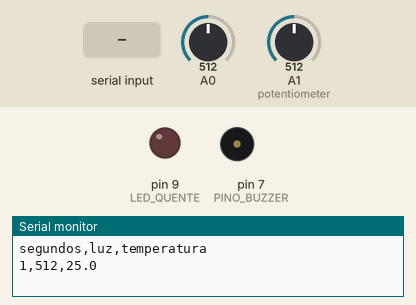
This sketch was run on a simulated Arduino Uno, built with avr-gcc and run on an emulated ATmega328P. On the bench: output pins drawn as LEDs (lit = HIGH), buzzer (waves = sounding), the last lines printed to the serial monitor. The test bench sets the inputs (shaded band); at power-on: A1 (potentiometer) = 512, A0 = 512.

Above: at 1.2 s.
1.3 s: "LIMITE ,45\n" received over Serial
At 2.8 s:
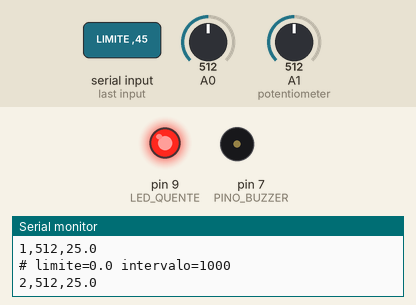
5.5 s: A1 (potentiometer) set to 0
At 7.2 s:
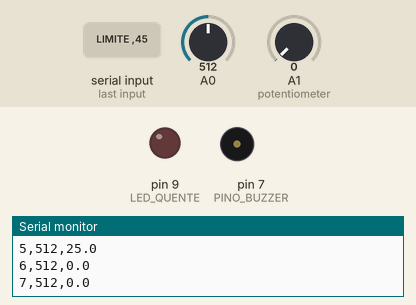
7.5 s: A1 (potentiometer) set to 122
At 8.8 s:
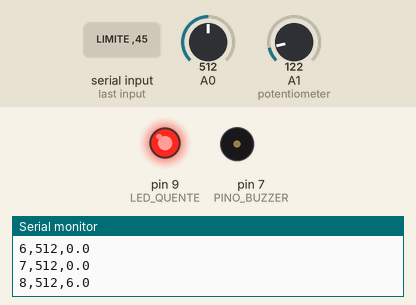
11.7 s: "INTERVALO ,45\n" received over Serial
15.9 s: "LIMITE 90\n" received over Serial
At 17.1 s:
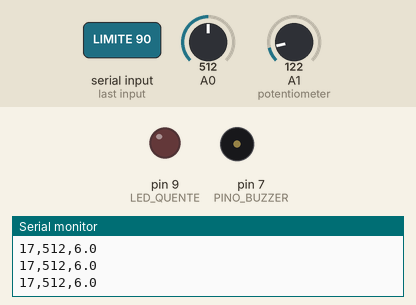
Timing chart, 0 to 18.4 s (numbered marks = the images above; inputs shaded):
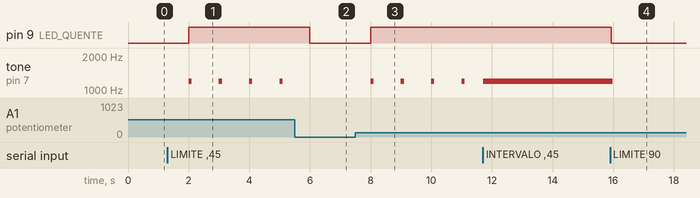

The sketch:

aula34_nivel3.ino
```cpp
// Aula 34 – Nível 3: Estação com comandos e struct
// Comandos: LIMITE n (temperatura de alarme), INTERVALO ms, STATUS
#include <Arduino.h>                            // funções do Arduino (pinMode, digitalWrite, delay...)
#define LED_QUENTE 9                            // LED de alarme de calor no pino 9
#define PINO_BUZZER 7                           // buzzer no pino 7

struct Config {                                 // configuração ajustável por comando
  float limite;                                 // declara limite (float)
  unsigned long intervalo;                      // declara intervalo (unsigned long)
};

Config cfg = {35.0, 1000};                      // limite 35 °C, uma medição por segundo
unsigned long ultimo = 0;                       // instante da última medição

void comandos() {                               // trata os comandos do Monitor Serial
  if (Serial.available() == 0) return;          // nada chegou: sai da função
  String linha = Serial.readStringUntil('\n');   // lê a linha até o Enter
  linha.trim();                                 // tira espaços e \r das pontas
  linha.toUpperCase();                          // aceita maiúsculas e minúsculas
  if (linha.startsWith("LIMITE ")) cfg.limite = linha.substring(7).toFloat();   // LIMITE n: novo limite de temperatura
  else if (linha.startsWith("INTERVALO ")) cfg.intervalo = linha.substring(10).toInt();   // INTERVALO ms: novo intervalo
  Serial.print("# limite="); Serial.print(cfg.limite, 1);   // envia o texto ao Monitor Serial
  Serial.print(" intervalo="); Serial.println(cfg.intervalo);   // envia o texto ao Monitor Serial
}

void setup() {                                  // roda uma vez, quando a placa liga
  pinMode(LED_QUENTE, OUTPUT);                  // LED_QUENTE como saída
  Serial.begin(9600);                           // abre o Monitor Serial a 9600 baud
  Serial.println("segundos,luz,temperatura");   // envia o texto ao Monitor Serial e quebra a linha
}

void loop() {                                   // repete para sempre
  comandos();                                   // atende os comandos sem esperar a medição
  if (millis() - ultimo >= cfg.intervalo) {     // mede sem travar a leitura de comandos
    ultimo = millis();                          // marca o instante deste evento
    float temperatura = analogRead(A1) * 50.0 / 1023;   // potenciômetro simula 0 a 50 °C
    bool quente = temperatura > cfg.limite;     // compara com o limite configurado
    digitalWrite(LED_QUENTE, quente);           // LED_QUENTE recebe quente (verdadeiro acende, falso apaga)
    if (quente) tone(PINO_BUZZER, 1200, 100);   // bipe de alarme
    Serial.print(millis() / 1000); Serial.print(",");   // envia millis() / 1000); Serial.print(" ao Monitor Serial
    Serial.print(analogRead(A0));  Serial.print(",");   // envia analogRead(A0));  Serial.print(" ao Monitor Serial
    Serial.println(temperatura, 1);             // envia temperatura ao Monitor Serial e quebra a linha
  }
}
```

Measured:
- after the input at 1.3 s, pin 9 (LED_QUENTE): LOW → HIGH after 0.70 s; tone on pin 7 (PINO_BUZZER): alternates 1200 Hz for 0.10 s and silent for 0.90 s, starting after 0.70 s
- after the input at 5.5 s, pin 9 (LED_QUENTE): HIGH → LOW after 0.50 s; tone on pin 7 (PINO_BUZZER): stops changing and stays silent
- after the input at 7.5 s, pin 9 (LED_QUENTE): LOW → HIGH after 0.50 s; tone on pin 7 (PINO_BUZZER): alternates 1200 Hz for 0.10 s and silent for 0.90 s, starting after 0.50 s
- after the input at 15.9 s, pin 9 (LED_QUENTE): HIGH → LOW at once; tone on pin 7 (PINO_BUZZER): 1200 Hz → silent after 0.09 s
